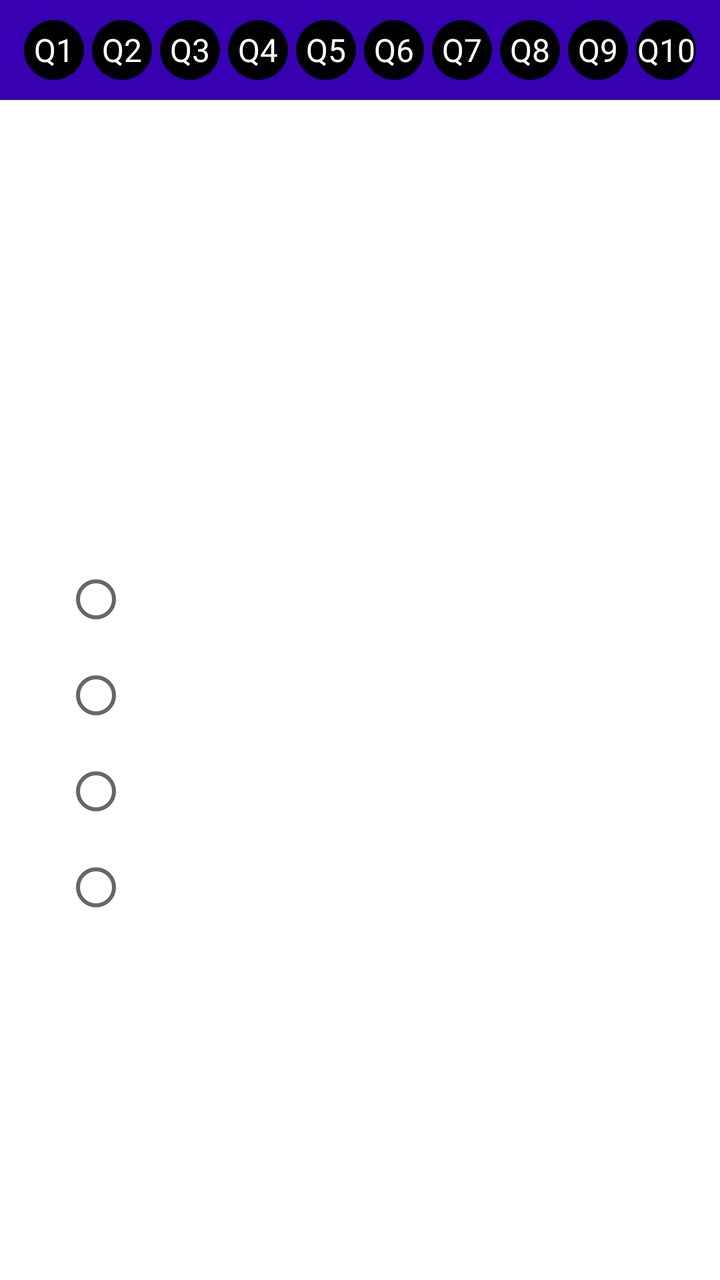
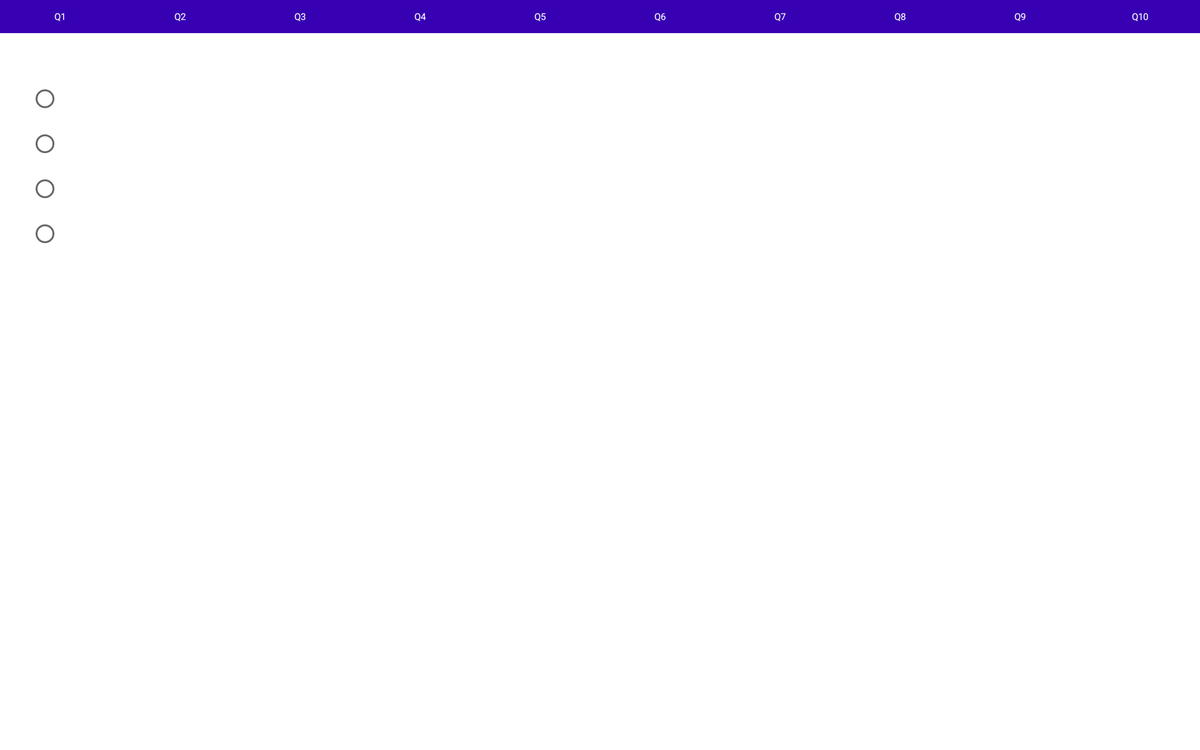

Two renders of one Android screen. The first uses the default layout on a phone; the second uses the alternative layout the repository ships for a different screen configuration, on a matching device. The two XML files are below.
<!-- AndroidManifest.xml: application theme AppTheme -->
<!-- res/layout/q_page.xml -->
<?xml version="1.0" encoding="utf-8"?>
<RelativeLayout xmlns:android="http://schemas.android.com/apk/res/android"
    xmlns:tools="http://schemas.android.com/tools"
    android:layout_width="match_parent"
    android:layout_height="match_parent"
    android:orientation="vertical"
    tools:context="com.example.themichalkozak.finalquiz.QPageActivity"
    android:id="@+id/question_layout">

    <LinearLayout
        android:id="@+id/grading_Linear_Layout"
        android:layout_width="match_parent"
        android:layout_height="50dp"
        android:layout_centerInParent="true"
        android:layout_alignParentTop="true"
        android:gravity="center"
        android:background="@color/colorPrimaryDark"
        android:orientation="horizontal">

        <TextView
            style="@style/Graddle"
            android:id="@+id/graddle1"
            android:text="@string/q1_text_view"/>

        <TextView
            style="@style/Graddle"
            android:id="@+id/graddle2"
            android:text="@string/q2_text_view"/>

        <TextView
            style="@style/Graddle"
            android:id="@+id/graddle3"
            android:text="@string/q3_text_view"/>

        <TextView
            style="@style/Graddle"
            android:id="@+id/graddle4"
            android:text="@string/q4_text_view"/>

        <TextView
            style="@style/Graddle"
            android:id="@+id/graddle5"
            android:text="@string/q5_text_view"/>

        <TextView
            style="@style/Graddle"
            android:id="@+id/graddle6"
            android:text="@string/q6_text_view"/>

        <TextView
            style="@style/Graddle"
            android:id="@+id/graddle7"
            android:text="@string/q7_text_view"/>

        <TextView
            style="@style/Graddle"
            android:id="@+id/graddle8"
            android:text="@string/q8_text_view"/>

        <TextView
            style="@style/Graddle"
            android:id="@+id/graddle9"
            android:text="@string/q9_text_view"/>

        <TextView
            style="@style/Graddle"
            android:id="@+id/graddle10"
            android:text="@string/q10_text_view"/>
    </LinearLayout>

    <LinearLayout
        android:layout_width="match_parent"
        android:layout_height="match_parent"
        android:layout_below="@+id/grading_Linear_Layout"
        android:orientation="vertical">


        <TextView
            android:id="@+id/firstQ_text_view"
            android:layout_width="match_parent"
            android:layout_height="wrap_content"
            android:layout_margin="8dp"
            android:gravity="center_horizontal"
            android:text="@string/firstQ_text_view" />

        <ImageView
            android:layout_width="wrap_content"
            android:layout_height="180dp"
            android:id="@+id/QPage_Image_View"
            android:contentDescription="@string/ImageDescribtion"
            android:scaleType="centerCrop"/>


        <RadioGroup
            android:id="@+id/radioanserwgroup"
            style="radioButtonQpageActivity"
            android:layout_width="wrap_content"
            android:layout_height="wrap_content">


            <RadioButton
                android:id="@+id/odp1_1_radio_button"
                android:layout_width="wrap_content"
                android:layout_height="wrap_content"
                android:layout_marginStart="32dp"
                android:layout_marginTop="16dp"
                android:paddingEnd="0dp"
                android:paddingStart="20dp"
                android:text="@string/odp1_1_text_view"
                android:textColor="#ffff" />

            <RadioButton
                android:id="@+id/odp1_2_radio_button"
                android:layout_width="wrap_content"
                android:layout_height="wrap_content"
                android:layout_marginStart="32dp"
                android:layout_marginTop="16dp"
                android:paddingEnd="0dp"
                android:paddingStart="20dp"
                android:text="@string/odp1_2_text_view"
                android:textColor="#ffff"
                tools:ignore="RtlSymmetry" />

            <RadioButton
                android:id="@+id/odp1_3_radio_button"
                android:layout_width="wrap_content"
                android:layout_height="wrap_content"
                android:layout_marginStart="32dp"
                android:layout_marginTop="16dp"
                android:paddingEnd="0dp"
                android:paddingStart="20dp"
                android:text="@string/odp1_3_text_view"
                android:textColor="#ffff"
                tools:ignore="RtlSymmetry" />

            <RadioButton
                android:id="@+id/odp1_4_radio_button"
                android:layout_width="wrap_content"
                android:layout_height="wrap_content"
                android:layout_marginStart="32dp"
                android:layout_marginTop="16dp"
                android:paddingEnd="0dp"
                android:paddingStart="20dp"
                android:text="@string/odp1_4_text_view"
                android:textColor="#ffff"
                tools:ignore="RtlSymmetry" />
        </RadioGroup>

    </LinearLayout>

    <Button
        android:id="@+id/nextQ_button"
        android:layout_width="wrap_content"
        android:layout_height="wrap_content"
        android:layout_alignParentBottom="true"
        android:layout_alignParentEnd="true"
        android:layout_margin="12dp"
        android:background="@drawable/shape_triangle"
        android:padding="8dp"
        android:text="@string/nextQ_button"
        android:textAllCaps="true" />


</RelativeLayout>
<!-- resources referenced by this layout -->
<resources>
  <string name="ImageDescribtion">Image to question</string>
  <string name="firstQ_text_view" translatable="false">Pytanie 1</string>
  <string name="nextQ_button">Następna strona</string>
  <string name="odp1_1_text_view" translatable="false">odpowiedz 1</string>
  <string name="odp1_2_text_view" translatable="false">odpowiedz 2</string>
  <string name="odp1_3_text_view" translatable="false">odpowiedz 3</string>
  <string name="odp1_4_text_view" translatable="false">odpowiedz 4</string>
  <string name="q10_text_view" translatable="false">Q10</string>
  <string name="q1_text_view" translatable="false">Q1</string>
  <string name="q2_text_view" translatable="false">Q2</string>
  <string name="q3_text_view" translatable="false">Q3</string>
  <string name="q4_text_view" translatable="false">Q4</string>
  <string name="q5_text_view" translatable="false">Q5</string>
  <string name="q6_text_view" translatable="false">Q6</string>
  <string name="q7_text_view" translatable="false">Q7</string>
  <string name="q8_text_view" translatable="false">Q8</string>
  <string name="q9_text_view" translatable="false">Q9</string>
  <style name="Graddle">
          <item name="android:layout_width">wrap_content</item>
          <item name="android:layout_height">wrap_content</item>
          <item name="android:gravity">center</item>
          <item name="android:textColor">#fff</item>
          <item name="android:background">@drawable/circle_unchecked</item>
          <item name="android:layout_marginStart">2dp</item>
          <item name="android:layout_marginEnd">2dp</item>
      </style>
  <style name="AppTheme" parent="Theme.AppCompat.Light.NoActionBar">
          
          <item name="colorPrimary">@color/colorPrimary</item>
          <item name="colorPrimaryDark">@color/colorPrimaryDark</item>
          <item name="colorAccent">@color/colorAccent</item>
          <item name="android:windowBackground">@color/windowbackground</item>
          <item name="android:textColor">#ffff</item>
          <item name="android:textSize">16sp</item>
      </style>
  <!-- drawable circle_unchecked (drawable) -->
  <?xml version="1.0" encoding="utf-8"?>
  <shape xmlns:android="http://schemas.android.com/apk/res/android"
  
      android:shape="oval">
  
      <solid android:color="#000" />
  
      <size
          android:width="30dp"
          android:height="30dp" />
  </shape>
</resources>
<!-- res/layout-xlarge/q_page.xml (the repository's variant of the layout above) -->
<!-- drawn on a large tablet held sideways -->
<?xml version="1.0" encoding="utf-8"?>
<RelativeLayout xmlns:android="http://schemas.android.com/apk/res/android"
    xmlns:tools="http://schemas.android.com/tools"
    android:layout_width="match_parent"
    android:layout_height="match_parent"
    android:orientation="vertical"
    tools:context="com.example.themichalkozak.finalquiz.QPageActivity">

    <LinearLayout
        android:id="@+id/grading_Linear_Layout"
        android:layout_width="match_parent"
        android:layout_height="35dp"
        android:background="@color/colorPrimaryDark"
        android:orientation="horizontal">

        <TextView
            android:id="@+id/q1_text_view"
            style="@style/GraddingTextView"
            android:layout_width="match_parent"
            android:layout_height="match_parent"
            android:layout_weight="1"
            android:gravity="center"
            android:text="@string/q1_text_view" />

        <TextView
            android:id="@+id/q2_text_view"
            style="@style/GraddingTextView"
            android:layout_width="match_parent"
            android:layout_height="match_parent"
            android:layout_weight="1"
            android:gravity="center"
            android:text="@string/q2_text_view" />

        <TextView
            android:id="@+id/q3_text_view"
            style="@style/GraddingTextView"
            android:layout_width="match_parent"
            android:layout_height="match_parent"
            android:layout_weight="1"
            android:gravity="center"
            android:text="@string/q3_text_view" />

        <TextView
            android:id="@+id/q4_text_view"
            style="@style/GraddingTextView"
            android:layout_width="match_parent"
            android:layout_height="match_parent"
            android:layout_weight="1"
            android:gravity="center"
            android:text="@string/q4_text_view" />

        <TextView
            android:id="@+id/q5_text_view"
            style="@style/GraddingTextView"
            android:layout_width="match_parent"
            android:layout_height="match_parent"
            android:layout_weight="1"
            android:gravity="center"
            android:text="@string/q5_text_view" />

        <TextView
            android:id="@+id/q6_text_view"
            style="@style/GraddingTextView"
            android:layout_width="match_parent"
            android:layout_height="match_parent"
            android:layout_weight="1"
            android:gravity="center"
            android:text="@string/q6_text_view" />

        <TextView
            android:id="@+id/q7_text_view"
            style="@style/GraddingTextView"
            android:layout_width="match_parent"
            android:layout_height="match_parent"
            android:layout_weight="1"
            android:gravity="center"
            android:text="@string/q7_text_view" />

        <TextView
            android:id="@+id/q8_text_view"
            style="@style/GraddingTextView"
            android:layout_width="match_parent"
            android:layout_height="match_parent"
            android:layout_weight="1"
            android:gravity="center"
            android:text="@string/q8_text_view" />

        <TextView
            android:id="@+id/q9_text_view"
            style="@style/GraddingTextView"
            android:layout_width="match_parent"
            android:layout_height="match_parent"
            android:layout_weight="1"
            android:gravity="center"
            android:text="@string/q9_text_view" />

        <TextView
            android:id="@+id/q10_text_view"
            style="@style/GraddingTextView"
            android:layout_width="match_parent"
            android:layout_height="match_parent"
            android:layout_weight="1"
            android:gravity="center"
            android:text="@string/q10_text_view" />

    </LinearLayout>

    <LinearLayout
        android:layout_width="match_parent"
        android:layout_height="match_parent"
        android:layout_below="@+id/grading_Linear_Layout"
        android:orientation="vertical">


        <TextView
            android:id="@+id/firstQ_text_view"
            android:layout_width="match_parent"
            android:layout_height="wrap_content"
            android:layout_margin="8dp"
            android:gravity="center_horizontal"
            android:text="@string/firstQ_text_view" />


        <RadioGroup
            android:id="@+id/Radioanserwgroup"
            style="radioButtonQpageActivity"
            android:layout_width="wrap_content"
            android:layout_height="wrap_content">


            <RadioButton
                android:id="@+id/odp1_1_radio_button"
                android:layout_width="wrap_content"
                android:layout_height="wrap_content"
                android:layout_marginStart="32dp"
                android:layout_marginTop="16dp"
                android:onClick="markAnserw"
                android:paddingEnd="0dp"
                android:paddingStart="20dp"
                android:text="@string/odp1_1_text_view"
                android:textColor="#ffff" />

            <RadioButton
                android:id="@+id/odp1_2_radio_button"
                android:layout_width="wrap_content"
                android:layout_height="wrap_content"
                android:layout_marginStart="32dp"
                android:layout_marginTop="16dp"
                android:onClick="markAnserw"
                android:paddingEnd="0dp"
                android:paddingStart="20dp"
                android:text="@string/odp1_2_text_view"
                android:textColor="#ffff"
                tools:ignore="RtlSymmetry" />

            <RadioButton
                android:id="@+id/odp1_3_radio_button"
                android:layout_width="wrap_content"
                android:layout_height="wrap_content"
                android:layout_marginStart="32dp"
                android:layout_marginTop="16dp"
                android:onClick="markAnserw"
                android:paddingEnd="0dp"
                android:paddingStart="20dp"
                android:text="@string/odp1_3_text_view"
                android:textColor="#ffff"
                tools:ignore="RtlSymmetry" />

            <RadioButton
                android:id="@+id/odp1_4_radio_button"
                android:layout_width="wrap_content"
                android:layout_height="wrap_content"
                android:layout_marginStart="32dp"
                android:layout_marginTop="16dp"
                android:onClick="markAnserw"
                android:paddingEnd="0dp"
                android:paddingStart="20dp"
                android:text="@string/odp1_4_text_view"
                android:textColor="#ffff"
                tools:ignore="RtlSymmetry" />
        </RadioGroup>

    </LinearLayout>

    <Button
        android:id="@+id/nextQ_button"
        android:layout_width="wrap_content"
        android:layout_height="wrap_content"
        android:layout_alignParentBottom="true"
        android:layout_alignParentEnd="true"
        android:layout_margin="12dp"
        android:background="@drawable/shape_triangle"
        android:onClick="nextPage"
        android:padding="8dp"
        android:text="@string/nextQ_button"
        android:textAllCaps="true" />


</RelativeLayout>
<!-- resources referenced by the variant -->
<!-- as a large tablet held sideways resolves them -->
<resources>
  <string name="firstQ_text_view" translatable="false">Pytanie 1</string>
  <string name="nextQ_button">Następna strona</string>
  <string name="odp1_1_text_view" translatable="false">odpowiedz 1</string>
  <string name="odp1_2_text_view" translatable="false">odpowiedz 2</string>
  <string name="odp1_3_text_view" translatable="false">odpowiedz 3</string>
  <string name="odp1_4_text_view" translatable="false">odpowiedz 4</string>
  <string name="q10_text_view" translatable="false">Q10</string>
  <string name="q1_text_view" translatable="false">Q1</string>
  <string name="q2_text_view" translatable="false">Q2</string>
  <string name="q3_text_view" translatable="false">Q3</string>
  <string name="q4_text_view" translatable="false">Q4</string>
  <string name="q5_text_view" translatable="false">Q5</string>
  <string name="q6_text_view" translatable="false">Q6</string>
  <string name="q7_text_view" translatable="false">Q7</string>
  <string name="q8_text_view" translatable="false">Q8</string>
  <string name="q9_text_view" translatable="false">Q9</string>
  <style name="GraddingTextView" parent="android:Widget.TextView">
          <item name="android:textSize">10sp</item>
      </style>
  <style name="AppTheme" parent="Theme.AppCompat.Light.NoActionBar">
          
          <item name="colorPrimary">@color/colorPrimary</item>
          <item name="colorPrimaryDark">@color/colorPrimaryDark</item>
          <item name="colorAccent">@color/colorAccent</item>
          <item name="android:windowBackground">@color/windowbackground</item>
          <item name="android:textColor">#ffff</item>
          <item name="android:textSize">16sp</item>
      </style>
</resources>
